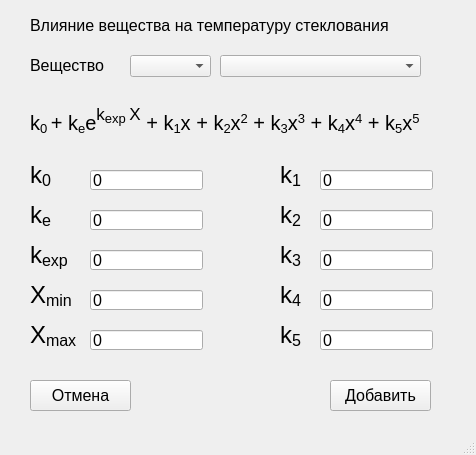
<?xml version="1.0" encoding="UTF-8"?>
<ui version="4.0">
 <class>MainWindow</class>
 <widget class="QMainWindow" name="MainWindow">
  <property name="geometry">
   <rect>
    <x>0</x>
    <y>0</y>
    <width>476</width>
    <height>455</height>
   </rect>
  </property>
  <property name="font">
   <font>
    <pointsize>12</pointsize>
   </font>
  </property>
  <property name="windowTitle">
   <string>Добавить влияние вещества на температуру стеклования</string>
  </property>
  <widget class="QWidget" name="centralwidget">
   <widget class="QLabel" name="label">
    <property name="geometry">
     <rect>
      <x>30</x>
      <y>100</y>
      <width>601</width>
      <height>41</height>
     </rect>
    </property>
    <property name="font">
     <font>
      <pointsize>15</pointsize>
     </font>
    </property>
    <property name="text">
     <string>&lt;html&gt;&lt;head/&gt;&lt;body&gt;&lt;p&gt;k&lt;span style=&quot; vertical-align:sub;&quot;&gt;0 &lt;/span&gt;+ k&lt;span style=&quot; vertical-align:sub;&quot;&gt;e&lt;/span&gt;e&lt;span style=&quot; font-size:20pt; vertical-align:super;&quot;&gt;k&lt;/span&gt;&lt;span style=&quot; vertical-align:super;&quot;&gt;exp &lt;/span&gt;&lt;span style=&quot; font-size:20pt; vertical-align:super;&quot;&gt;X&lt;/span&gt; + k&lt;span style=&quot; vertical-align:sub;&quot;&gt;1&lt;/span&gt;x + k&lt;span style=&quot; vertical-align:sub;&quot;&gt;2&lt;/span&gt;x&lt;span style=&quot; vertical-align:super;&quot;&gt;2&lt;/span&gt; + k&lt;span style=&quot; vertical-align:sub;&quot;&gt;3&lt;/span&gt;x&lt;span style=&quot; vertical-align:super;&quot;&gt;3&lt;/span&gt; + k&lt;span style=&quot; vertical-align:sub;&quot;&gt;4&lt;/span&gt;x&lt;span style=&quot; vertical-align:super;&quot;&gt;4&lt;/span&gt; + k&lt;span style=&quot; vertical-align:sub;&quot;&gt;5&lt;/span&gt;x&lt;span style=&quot; vertical-align:super;&quot;&gt;5&lt;/span&gt;&lt;/p&gt;&lt;/body&gt;&lt;/html&gt;</string>
    </property>
   </widget>
   <widget class="QLabel" name="label_3">
    <property name="geometry">
     <rect>
      <x>30</x>
      <y>155</y>
      <width>31</width>
      <height>41</height>
     </rect>
    </property>
    <property name="font">
     <font>
      <pointsize>18</pointsize>
     </font>
    </property>
    <property name="text">
     <string>&lt;html&gt;&lt;head/&gt;&lt;body&gt;&lt;p&gt;k&lt;span style=&quot; vertical-align:sub;&quot;&gt;0&lt;/span&gt;&lt;/p&gt;&lt;/body&gt;&lt;/html&gt;</string>
    </property>
   </widget>
   <widget class="QLabel" name="label_2">
    <property name="geometry">
     <rect>
      <x>30</x>
      <y>195</y>
      <width>31</width>
      <height>41</height>
     </rect>
    </property>
    <property name="font">
     <font>
      <pointsize>18</pointsize>
     </font>
    </property>
    <property name="text">
     <string>&lt;html&gt;&lt;head/&gt;&lt;body&gt;&lt;p&gt;k&lt;span style=&quot; vertical-align:sub;&quot;&gt;e&lt;/span&gt;&lt;/p&gt;&lt;/body&gt;&lt;/html&gt;</string>
    </property>
   </widget>
   <widget class="QLabel" name="label_4">
    <property name="geometry">
     <rect>
      <x>30</x>
      <y>235</y>
      <width>51</width>
      <height>41</height>
     </rect>
    </property>
    <property name="font">
     <font>
      <pointsize>18</pointsize>
     </font>
    </property>
    <property name="text">
     <string>&lt;html&gt;&lt;head/&gt;&lt;body&gt;&lt;p&gt;k&lt;span style=&quot; vertical-align:sub;&quot;&gt;exp&lt;/span&gt;&lt;/p&gt;&lt;/body&gt;&lt;/html&gt;</string>
    </property>
   </widget>
   <widget class="QLabel" name="label_5">
    <property name="geometry">
     <rect>
      <x>280</x>
      <y>155</y>
      <width>31</width>
      <height>41</height>
     </rect>
    </property>
    <property name="font">
     <font>
      <pointsize>18</pointsize>
     </font>
    </property>
    <property name="text">
     <string>&lt;html&gt;&lt;head/&gt;&lt;body&gt;&lt;p&gt;k&lt;span style=&quot; vertical-align:sub;&quot;&gt;1&lt;/span&gt;&lt;/p&gt;&lt;/body&gt;&lt;/html&gt;</string>
    </property>
   </widget>
   <widget class="QLabel" name="label_6">
    <property name="geometry">
     <rect>
      <x>280</x>
      <y>195</y>
      <width>31</width>
      <height>41</height>
     </rect>
    </property>
    <property name="font">
     <font>
      <pointsize>18</pointsize>
     </font>
    </property>
    <property name="text">
     <string>&lt;html&gt;&lt;head/&gt;&lt;body&gt;&lt;p&gt;k&lt;span style=&quot; vertical-align:sub;&quot;&gt;2&lt;/span&gt;&lt;/p&gt;&lt;/body&gt;&lt;/html&gt;</string>
    </property>
   </widget>
   <widget class="QLabel" name="label_7">
    <property name="geometry">
     <rect>
      <x>280</x>
      <y>235</y>
      <width>31</width>
      <height>41</height>
     </rect>
    </property>
    <property name="font">
     <font>
      <pointsize>18</pointsize>
     </font>
    </property>
    <property name="text">
     <string>&lt;html&gt;&lt;head/&gt;&lt;body&gt;&lt;p&gt;k&lt;span style=&quot; vertical-align:sub;&quot;&gt;3&lt;/span&gt;&lt;/p&gt;&lt;/body&gt;&lt;/html&gt;</string>
    </property>
   </widget>
   <widget class="QLabel" name="label_8">
    <property name="geometry">
     <rect>
      <x>280</x>
      <y>275</y>
      <width>31</width>
      <height>41</height>
     </rect>
    </property>
    <property name="font">
     <font>
      <pointsize>18</pointsize>
     </font>
    </property>
    <property name="text">
     <string>&lt;html&gt;&lt;head/&gt;&lt;body&gt;&lt;p&gt;k&lt;span style=&quot; vertical-align:sub;&quot;&gt;4&lt;/span&gt;&lt;/p&gt;&lt;/body&gt;&lt;/html&gt;</string>
    </property>
   </widget>
   <widget class="QLabel" name="label_9">
    <property name="geometry">
     <rect>
      <x>280</x>
      <y>315</y>
      <width>31</width>
      <height>41</height>
     </rect>
    </property>
    <property name="font">
     <font>
      <pointsize>18</pointsize>
     </font>
    </property>
    <property name="text">
     <string>&lt;html&gt;&lt;head/&gt;&lt;body&gt;&lt;p&gt;k&lt;span style=&quot; vertical-align:sub;&quot;&gt;5&lt;/span&gt;&lt;/p&gt;&lt;/body&gt;&lt;/html&gt;</string>
    </property>
   </widget>
   <widget class="QLabel" name="label_10">
    <property name="geometry">
     <rect>
      <x>30</x>
      <y>275</y>
      <width>51</width>
      <height>41</height>
     </rect>
    </property>
    <property name="font">
     <font>
      <pointsize>18</pointsize>
     </font>
    </property>
    <property name="text">
     <string>&lt;html&gt;&lt;head/&gt;&lt;body&gt;&lt;p&gt;X&lt;span style=&quot; vertical-align:sub;&quot;&gt;min&lt;/span&gt;&lt;/p&gt;&lt;/body&gt;&lt;/html&gt;</string>
    </property>
   </widget>
   <widget class="QLabel" name="label_11">
    <property name="geometry">
     <rect>
      <x>30</x>
      <y>315</y>
      <width>71</width>
      <height>41</height>
     </rect>
    </property>
    <property name="font">
     <font>
      <pointsize>18</pointsize>
     </font>
    </property>
    <property name="text">
     <string>&lt;html&gt;&lt;head/&gt;&lt;body&gt;&lt;p&gt;X&lt;span style=&quot; vertical-align:sub;&quot;&gt;max&lt;/span&gt;&lt;/p&gt;&lt;/body&gt;&lt;/html&gt;</string>
    </property>
   </widget>
   <widget class="QLineEdit" name="k0_qline">
    <property name="geometry">
     <rect>
      <x>90</x>
      <y>170</y>
      <width>113</width>
      <height>20</height>
     </rect>
    </property>
    <property name="text">
     <string>0</string>
    </property>
   </widget>
   <widget class="QLineEdit" name="ke_qline">
    <property name="geometry">
     <rect>
      <x>90</x>
      <y>210</y>
      <width>113</width>
      <height>20</height>
     </rect>
    </property>
    <property name="text">
     <string>0</string>
    </property>
   </widget>
   <widget class="QLineEdit" name="xmin_qline">
    <property name="geometry">
     <rect>
      <x>90</x>
      <y>290</y>
      <width>113</width>
      <height>20</height>
     </rect>
    </property>
    <property name="text">
     <string>0</string>
    </property>
   </widget>
   <widget class="QLineEdit" name="kexp_qline">
    <property name="geometry">
     <rect>
      <x>90</x>
      <y>250</y>
      <width>113</width>
      <height>20</height>
     </rect>
    </property>
    <property name="text">
     <string>0</string>
    </property>
   </widget>
   <widget class="QLineEdit" name="xmax_qline">
    <property name="geometry">
     <rect>
      <x>90</x>
      <y>330</y>
      <width>113</width>
      <height>20</height>
     </rect>
    </property>
    <property name="text">
     <string>0</string>
    </property>
   </widget>
   <widget class="QLineEdit" name="k5_qline">
    <property name="geometry">
     <rect>
      <x>320</x>
      <y>330</y>
      <width>113</width>
      <height>20</height>
     </rect>
    </property>
    <property name="text">
     <string>0</string>
    </property>
   </widget>
   <widget class="QLineEdit" name="k4_qline">
    <property name="geometry">
     <rect>
      <x>320</x>
      <y>290</y>
      <width>113</width>
      <height>20</height>
     </rect>
    </property>
    <property name="text">
     <string>0</string>
    </property>
   </widget>
   <widget class="QLineEdit" name="k3_qline">
    <property name="geometry">
     <rect>
      <x>320</x>
      <y>250</y>
      <width>113</width>
      <height>20</height>
     </rect>
    </property>
    <property name="text">
     <string>0</string>
    </property>
   </widget>
   <widget class="QLineEdit" name="k2_qline">
    <property name="geometry">
     <rect>
      <x>320</x>
      <y>210</y>
      <width>113</width>
      <height>20</height>
     </rect>
    </property>
    <property name="text">
     <string>0</string>
    </property>
   </widget>
   <widget class="QLineEdit" name="k1_qline">
    <property name="geometry">
     <rect>
      <x>320</x>
      <y>170</y>
      <width>113</width>
      <height>20</height>
     </rect>
    </property>
    <property name="text">
     <string>0</string>
    </property>
   </widget>
   <widget class="QLabel" name="label_12">
    <property name="geometry">
     <rect>
      <x>30</x>
      <y>10</y>
      <width>471</width>
      <height>31</height>
     </rect>
    </property>
    <property name="text">
     <string>Влияние вещества на температуру стеклования</string>
    </property>
   </widget>
   <widget class="QComboBox" name="material_type_combobox">
    <property name="geometry">
     <rect>
      <x>130</x>
      <y>55</y>
      <width>81</width>
      <height>22</height>
     </rect>
    </property>
   </widget>
   <widget class="QLabel" name="label_13">
    <property name="geometry">
     <rect>
      <x>30</x>
      <y>50</y>
      <width>111</width>
      <height>31</height>
     </rect>
    </property>
    <property name="text">
     <string>Вещество</string>
    </property>
   </widget>
   <widget class="QComboBox" name="material_combobox">
    <property name="geometry">
     <rect>
      <x>220</x>
      <y>55</y>
      <width>201</width>
      <height>22</height>
     </rect>
    </property>
   </widget>
   <widget class="QPushButton" name="save_but">
    <property name="geometry">
     <rect>
      <x>330</x>
      <y>380</y>
      <width>101</width>
      <height>31</height>
     </rect>
    </property>
    <property name="text">
     <string>Добавить</string>
    </property>
   </widget>
   <widget class="QPushButton" name="cancel_but">
    <property name="geometry">
     <rect>
      <x>30</x>
      <y>380</y>
      <width>101</width>
      <height>31</height>
     </rect>
    </property>
    <property name="text">
     <string>Отмена</string>
    </property>
   </widget>
  </widget>
  <widget class="QStatusBar" name="statusbar"/>
 </widget>
 <resources/>
 <connections/>
</ui>
